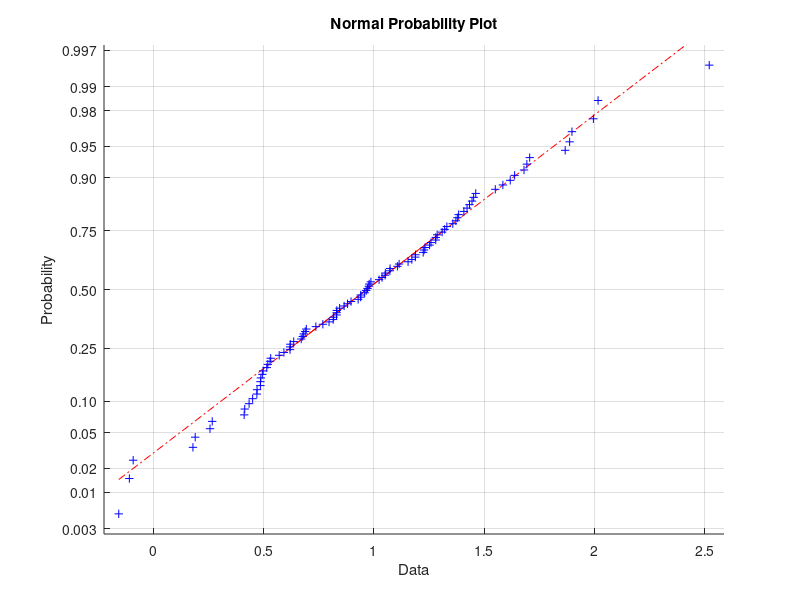

Write the MATLAB code that produced this figure.
l1 = normrnd(1,0.5,100,1);
normplot(l1)
l1(101)=1;
M = zeros(100,100);

for i=1:100
    M(i,i)=((((i-100)/l1(i+1))+((i-100)/l1(i)))*10);
    if i<=99
        M(i,i+1)=(((100-i)/l1(i+1))*10);
        M(i+1,i)=(((101-i)/l1(i))*10);
    end
end

[U,R]=eig(M);

a1=U(100,100);
g1=sprintf('%d ', a1);
fprintf('Answer: %s\n', a1)

b1=R(100,100);
f1=sprintf('%d ', b1);
fprintf('Answer: %s\n', b1)


